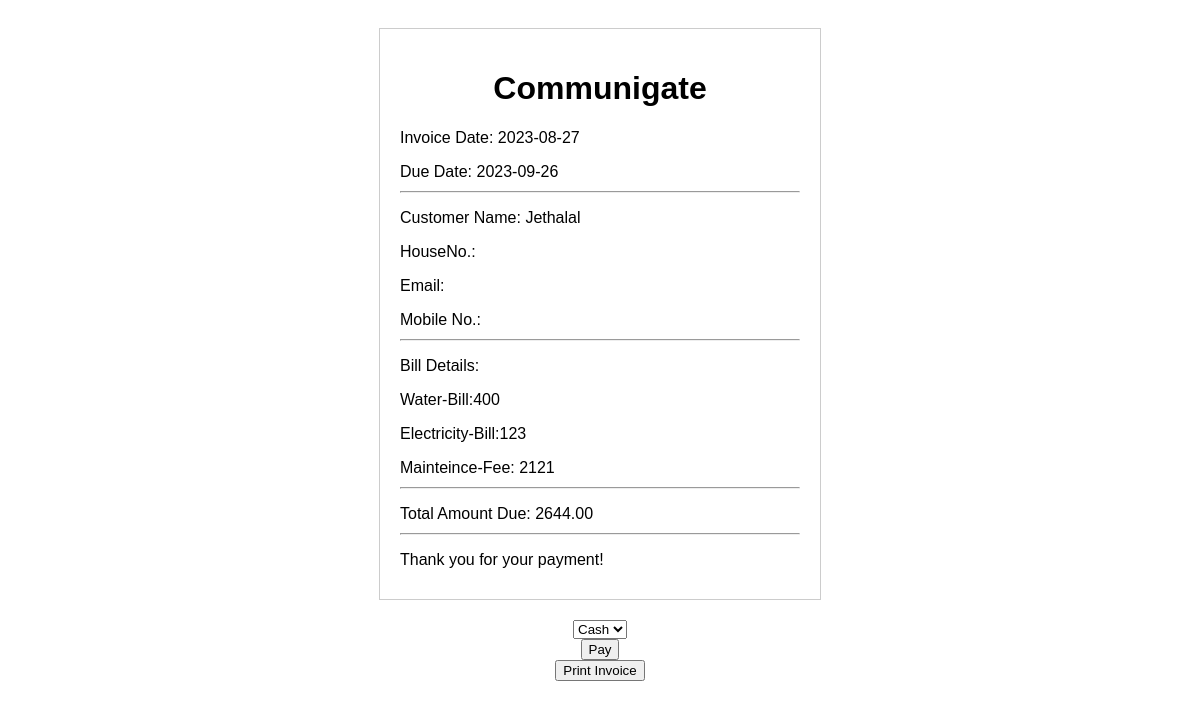
/user/paymentpage.php?id=1 (signed in), run on the app's committed database.
### tables this page shows
CREATE TABLE `maintenance_bill` (
  `bill_id` int(11) NOT NULL,
  `name` varchar(255) NOT NULL,
  `billing_period` date DEFAULT current_timestamp(),
  `due_date` date DEFAULT NULL,
  `wb` int(255) NOT NULL,
  `eb` int(255) NOT NULL,
  `mf` int(255) NOT NULL,
  `total_amount` decimal(10,2) DEFAULT NULL,
  `status` enum('paid','unpaid','overdue') DEFAULT 'unpaid',
  `payment_date` date DEFAULT NULL,
  `payment_method` varchar(50) DEFAULT 'cash'
);

### user/paymentpage.php (the view, shortened to what this page needs)
<?php
@include('../config.php');
$id=$_GET['id'];
$sql="SELECT * FROM maintenance_bill WHERE bill_id='$id'";
$result=mysqli_query($conn,$sql);
$row=mysqli_fetch_assoc($result);
$name=$row['name'];
$billing_period=$row['billing_period'];
$due_date=$row['due_date'];
$wb=$row['wb'];
$eb=$row['eb'];
$mf=$row['mf'];
$total_amount=$row['total_amount'];
$select="SELECT * FROM members WHERE name='$name'";
$res=mysqli_query($conn,$select);
$row1=mysqli_fetch_assoc($res);
$hno=$row1['hno'];
$email=$row1['email'];
$mno=$row1['mno'];
?>
<!DOCTYPE html>
<html lang="en">
<head>
</head>
<body>
    <div class="invoice">
        <h1>Communigate</h1>
        <p>Invoice Date: <?php echo $billing_period;?></p>
        <p>Due Date: <?php echo $due_date;?></p>
        <hr>
        <p>Customer Name: <?php echo $name;?></p>
        <p>HouseNo.: <?php echo $hno;?></p>
        <p>Email: <?php echo $email;?></p>
        <p>Mobile No.:<?php echo $mno;?></p>
        <hr>
        <p>Bill Details:</p>
        <p>Water-Bill:<?php echo $wb;?></p>
        <p>Electricity-Bill:<?php echo $eb;?></p>
        <p>Mainteince-Fee: <?php echo $mf;?></p>
        <hr>
        <p>Total Amount Due: <?php echo $total_amount;?></p>
        <hr>
        <p>Thank you for your payment!</p>
    </div>
    <div class="print-button" style="text-align: center; margin-top: 20px;">
        <form action="maintainence-bill.php" method="POST">
            <select name="method" required>
                <option value="cash" name="cash">Cash</option>
            </select><br>
            <input type="submit" name="paid" value="Pay">
        </form>
        <button onclick="window.print()">Print Invoice</button>
    </div>
</body>
</html>

### user/paymentpage.php (style rules this page uses)
body { font-family: Arial, sans-serif; padding: 20px; }
.invoice { border: 1px solid #ccc; padding: 20px; max-width: 400px; margin: 0 auto; }
.invoice h1 { text-align: center; }
.invoice p { margin-bottom: 10px; }

### data on the page
maintenance_bill: billing_period "2023-08-27", due_date "2023-09-26", name "Jethalal", wb "400", eb "123", mf "2121", total_amount "2644.00"
